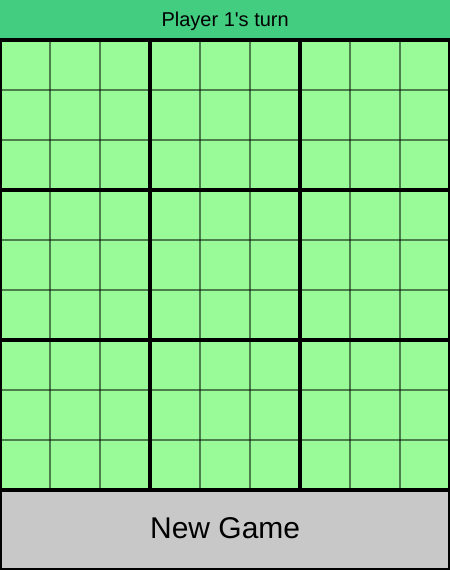
Frame 1 (no input)
Frame 60 (no input): identical to frame 1, image omitted
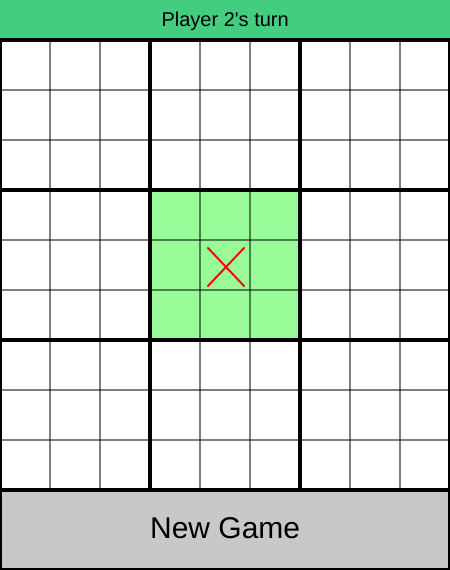
Frame 120 (the mouse pressed at the canvas centre since frame 60)

The p5.js sketch that drew these frames (run headless with seeded random() and noise() and a simulated clock; from frame 60 on, the mouse is pressed at the canvas centre):

// p5.js sketch
// ── sketch.js
function sleep(ms) {
  return new Promise(resolve => setTimeout(resolve, ms));
}

let screen = 0;
let labelColor;
let tileWidth = 50;
let labelHeight = 40;
let buttonHeight = 80;
let w = tileWidth * 9;
let h = w + labelHeight + buttonHeight;
let turn;
let highlighted;
let big_win;
let board;
let msg;
let change_screen = 0;

function setup() {
    labelColor = color(67, 205, 128);
    createCanvas(w, h);
    frameRate(60);
    highlighted = new Array(3);
    big_win = new Array(3);
    board = new Array(3);
    msg = "Click to play";
    turn = 0;
    for (let i = 0; i < 3; i++) {
        board[i] = new Array(3);
        for (let j = 0; j < 3; j++) {
            board[i][j] = new Array(3);
            for (let k = 0; k < 3; k++) {
                board[i][j][k] = new Array(3);
                for (let l = 0; l < 3; l++) {
                    board[i][j][k][l] = 0;
                }
            }
        }
    }
    for (let i = 0; i < 3; i++) {
        big_win[i] = new Array(3);
        for (let j = 0; j < 3; j++) {
            big_win[i][j] = 0;
        }
    }
    for (let i = 0; i < 3; i++) {
        highlighted[i] = new Array(3);
        for (let j = 0; j < 3; j++) {
            highlighted[i][j] = 1;
        }
    }
    textAlign(CENTER, CENTER);
    textStyle(NORMAL);
    strokeWeight(4);
}

function draw() {
    if (change_screen == 1) {
        screen = 0;
    }
    if (screen == 0) {
        background(labelColor);

        //Label
        fill(0);
        noStroke();
        textSize(20);
        text("Player " + str(turn + 1) + "'s turn", width / 2, labelHeight / 2);

        //board
        for (let i = 0; i < 3; i++) {
            for (let j = 0; j < 3; j++) {
                if (highlighted[i][j]) {
                    fill(152, 251, 152);
                } else {
                    fill(255);
                }
                rect(j * width / 3, i * width / 3 + labelHeight, (j + 1) * width / 3, (i + 1) * width / 3 + labelHeight);
            }
        }

        //button
        fill(200);
        stroke(0);
        strokeWeight(4);
        rect(0, width + labelHeight, width, buttonHeight);
        fill(0);
        noStroke();
        textSize(30);
        text("New Game", width / 2, height - buttonHeight / 2);

        noFill();
        stroke(0);
        strokeWeight(4);
        rect(0, labelHeight, width, width);

        line(width / 3, labelHeight, width / 3, height - buttonHeight);
        line(width * 2 / 3, labelHeight, width * 2 / 3, height - buttonHeight);
        line(0, labelHeight + width / 3, width, labelHeight + width / 3);
        line(0, height - buttonHeight - width / 3, width, height - buttonHeight - width / 3);

        strokeWeight(1);
        for (let i = 0; i < 3; i++) {
            for (let j = 0; j < 3; j++) {
                line(j * width / 3 + tileWidth, i * width / 3 + labelHeight, j * width / 3 + tileWidth, (i + 1) * width / 3 + labelHeight);
                line(j * width / 3 + tileWidth * 2, i * width / 3 + labelHeight, j * width / 3 + tileWidth * 2, (i + 1) * width / 3 + labelHeight);
                line(j * width / 3, i * width / 3 + tileWidth + labelHeight, (j + 1) * width / 3, i * width / 3 + tileWidth + labelHeight);
                line(j * width / 3, i * width / 3 + tileWidth * 2 + labelHeight, (j + 1) * width / 3, i * width / 3 + tileWidth * 2 + labelHeight);
            }
        }

        noFill();
        for (let row = 0; row < 3; row++) {
            for (let col = 0; col < 3; col++) {
                strokeWeight(2);
                for (let smallRow = 0; smallRow < 3; smallRow++) {
                    for (let smallCol = 0; smallCol < 3; smallCol++) {
                        if (board[row][col][smallRow][smallCol] == 1) {
                            stroke(255, 0, 0);
                            line(col * width / 3 + smallCol * tileWidth + 8, row * width / 3 + smallRow * tileWidth + 8 + labelHeight, col * width / 3 + smallCol * tileWidth + 44, row * width / 3 + smallRow * tileWidth + 46 + labelHeight);
                            line(col * width / 3 + smallCol * tileWidth + 44, row * width / 3 + smallRow * tileWidth + 8 + labelHeight, col * width / 3 + smallCol * tileWidth + 8, row * width / 3 + smallRow * tileWidth + 46 + labelHeight);
                        } else if (board[row][col][smallRow][smallCol] == 2) {
                            stroke(0, 0, 255);
                            ellipseMode(RADIUS);
                            ellipse(col * width / 3 + smallCol * tileWidth + tileWidth / 2, row * 150 + smallRow * tileWidth + tileWidth / 2 + labelHeight, tileWidth / 2 - 5, tileWidth / 2 - 5);
                        }
                    }
                }
                if (big_win[row][col] == 1) {
                    stroke(255, 0, 0);
                    strokeWeight(8);
                    line(col * width / 3 + 6, row * width / 3 + 6 + labelHeight, (col + 1) * width / 3 - 6, (row + 1) * width / 3 - 6 + labelHeight);
                    line((col + 1) * width / 3 - 6, row * width / 3 + 6 + labelHeight, col * width / 3 + 6, (row + 1) * width / 3 - 6 + labelHeight);
                } else if (big_win[row][col] == 2) {
                    stroke(0, 0, 255);
                    strokeWeight(8);
                    ellipseMode(RADIUS);
                    ellipse(col * width / 3 + width / 6, row * width / 3 + width / 6 + labelHeight, width / 6 - 6, width / 6 - 6);
                }
            }
        }
    } else {
        background(0);
        textAlign(CENTER, CENTER);
        noStroke();
        fill(255);
        textSize(40);
        text(msg, width / 2, height / 2);
    }
    if (change_screen == 1) {
        change_screen = 2;
    } else if (change_screen == 2) {
        sleep(1000).then(function() {
            change_screen = 0;
            screen = 1;
            loop();
        });
    }
}

function mousePressed() {
    if (change_screen != 2) {
        if (screen == 0) {
            if (labelHeight < mouseY && mouseY < height - buttonHeight) {
                let x = mouseX;
                let y = mouseY - labelHeight;
                let row = int(y / (width / 3));
                let col = int(x / (width / 3));
                let smallRow = int((y - (row * width / 3)) / tileWidth);
                let smallCol = int((x - (col * width / 3)) / tileWidth);

                if (highlighted[row][col]) {
                    if (board[row][col][smallRow][smallCol] == 0) {
                        board[row][col][smallRow][smallCol] = turn + 1;
                        check_win(board, smallRow, smallCol);
                    }
                }
            } else if (mouseY > height - buttonHeight) {
                setup();
            }
        } else {
            setup();
            screen = 0;
        }
    }
}

function all_same(l) {
    return l[0] != 0 && l[0] == l[1] && l[1] == l[2];
}

function all_filled(l) {
    for (let a = 0; a < 3; a++) {
        for (let b = 0; b < 3; b++) {
            if (l[a][b] == 0) return false;
        }
    }
    return true;
}

function win(board) {
    //Horizontal
    board.forEach(function(row) {
        if (all_same(row)) {
            return row[0];
        }
    });

    for (let col = 0; col < 3; col++) {
        let check = new Array(3);
        for (let row = 0; row < 3; row++) {
            check[row] = board[row][col];
        }
        if (all_same(check)) {
            return check[0];
        }
    }

    if (all_same([board[0][2], board[1][1], board[2][0]])) {
        return board[0][2];
    }

    if (all_same([board[0][0], board[1][1], board[2][2]])) {
        return board[0][0];
    }

    if (all_filled(board)) {
        return 3;
    }

    return 0;
}

function check_win(board, row, col) {
    for (let a = 0; a < 3; a++) {
        for (let b = 0; b < 3; b++) {
            if (big_win[a][b] == 0) {
                let sym = win(board[a][b]);
                big_win[a][b] = sym;
            }
        }
    }
    point_to(row, col);
    turn = 1 - turn;
    redraw();

    let sym = win(big_win);
    if (sym != 0) {
        if (sym == 3) {
            msg = "It is a draw!\nClick to play again.";
        } else {
            msgl = "Player " + str(2 - turn) + " has won!\nClick to play again.";
        }
        change_screen = 1;
    }
}

function point_to(row, col) {
    for (let j = 0; j < 3; j++) {
        for (let k = 0; k < 3; k++) {
            highlighted[j][k] = false;
        }
    }
    if (big_win[row][col] == 0) {
        highlighted[row][col] = true;
    } else {
        for (let j = 0; j < 3; j++) {
            for (let k = 0; k < 3; k++) {
                if (big_win[j][k] == 0) {
                    highlighted[j][k] = true;
                }
            }
        }
    }
}
